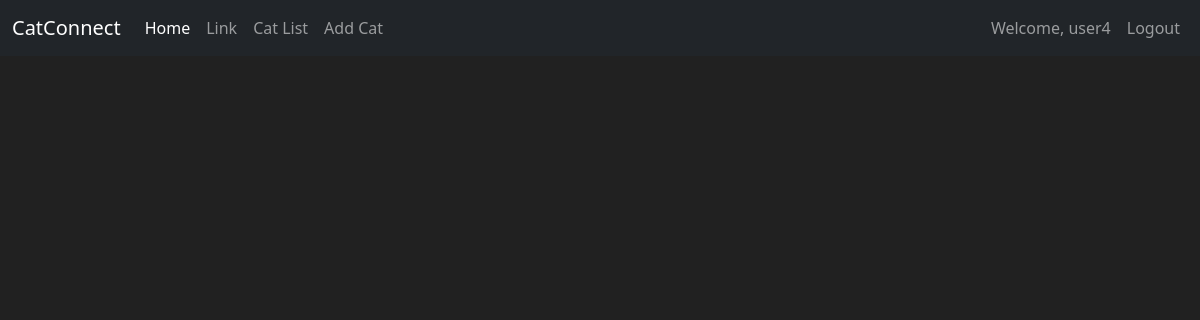
The page /editcat/10 (signed in) on the database as committed earlier.
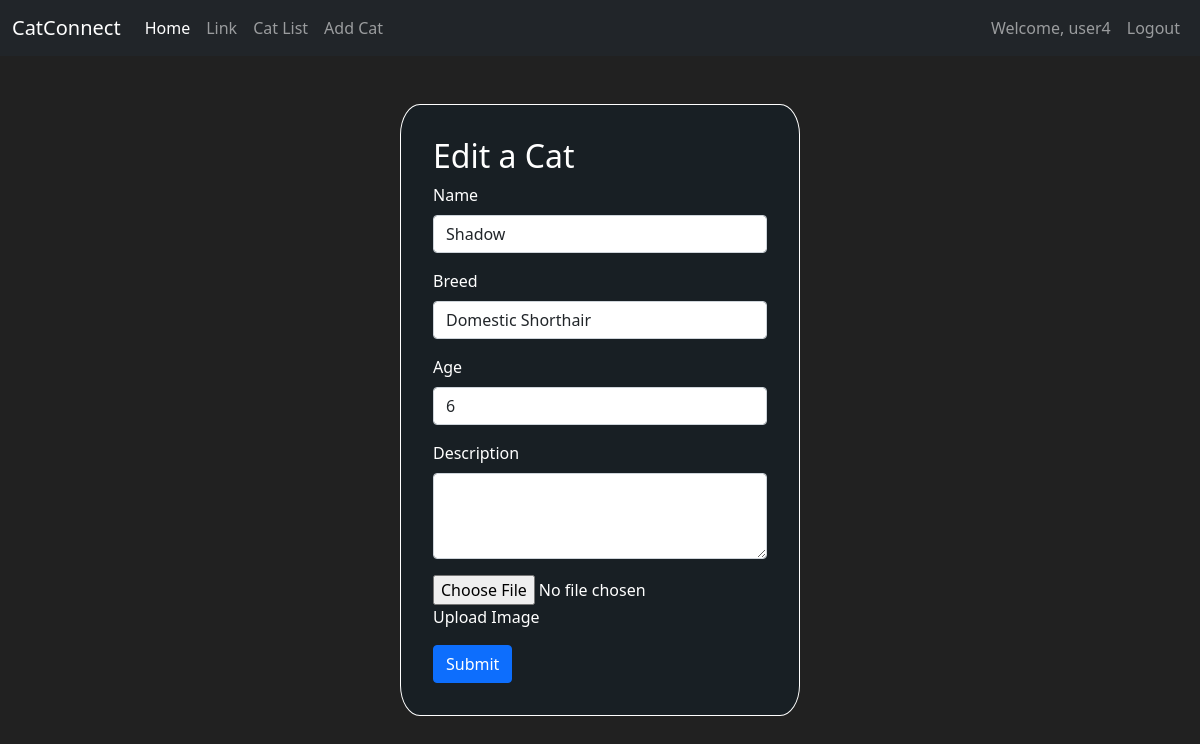
The same page on the database as committed later.
### catconnect/models.py (models this page shows, shortened)
class Cats(db.Model):
    id = db.Column(db.Integer, primary_key=True) #primary key column, automatically generated IDs
    name = db.Column(db.String(80), index=True, unique=False)
    breed = db.Column(db.String(80), index=True, unique=False)
    age = db.Column(db.Integer, index=True, unique=False)
    description = db.Column(db.String(125), index=True, unique=False)
    image = db.Column(db.String(80), index=True, unique=False)
    date_added = db.Column(db.DateTime, default=datetime.utcnow) # automatically added when has a new record

### catconnect/routes.py (the view)
@app.route("/editcat/<int:id>", methods=['GET'])
@login_required
def editcat(id):
    cat = Cats.query.get(id)
    return render_template('edit_cat.html', cat=cat)

### catconnect/models.py (called while the page is built)
@login_manager.user_loader
def load_user(user_id):
    return User.query.get(int(user_id))

### catconnect/templates/edit_cat.html (shortened to what this page needs)
{% extends 'base2.html' %}
{% block style %}
<link rel="stylesheet" href="{{ url_for('static', filename='add_cat.css') }}">
{% endblock %}
{% block contents %}
<div class="container">
  {% if cat %}
    <section class="add-cat-container my-5">
        <div class="form-container">
        <h2>Edit a Cat</h2>
        <form id="form-add-cat" method='POST' action="{{url_for('updatecat', id=cat.id)}}" enctype="multipart/form-data">
            <div class="form-group mb-3">
            <label for="cat_name" class="form-label">Name</label>
            <input type="text" name="cat_name" class="form-control" id="cat_name" value="{{cat.name}}" required>
            </div>
            <div class="form-group mb-3">
            <label for="breed" class="form-label">Breed</label>
            <input type="text" name="breed" class="form-control" id="breed" value="{{cat.breed}}" required>
            </div>
            <div class="form-group mb-3">
            <label for="age" class="form-label">Age</label>
            <input type="number" name="age" class="form-control" id="age" value="{{cat.age}}" required>
            </div>
            <div class="form-group mb-3">
                <label class="form-label" for="description">Description</label>
                <textarea name="description" class="form-control" id="description" value="{{cat.description}}" rows="3" required></textarea>
            </div>
            <div class="form-group mb-3 custom-file">
            <input type="file" name="file" class="custom-file-input" id="file" value="{{cat.image}}" required>
            <label class="custom-file-label" for="file">Upload Image</label>
            </div>
            <button type="submit" class="btn btn-primary">Submit</button>
        </form>
        </div>
    </section>
  {% endif %}
</div>
{% endblock %}

Rows that differ between the two databases and show on the page:
added Cats: cat_name "Shadow", breed "Domestic Shorthair", age "6"
Other text that changed with them:
text now shown: "Edit a Cat Name Breed Age Description Upload Image Submit"
